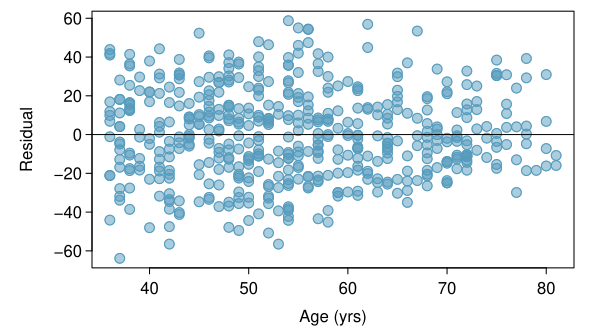

Recreate this plot in R.
library(openintro)
library(oibiostat)
data(COL)
data("prevend.samp")

obs = residuals(lm(RFFT ~ Statin + Age, data=prevend.samp))

myPDF("prevendStatinAgeResidPlot.pdf",
      6.0,
      3.3,
      mar = c(3, 4.5, 0.5, 1.2) + 0.1,
      mgp = c(2.8, 0.5, 0))
plot(prevend.samp$Age,
     obs,
     pch = 19,
     cex = 1.3,
     col = COL[1, 3],
     xlab = "",
     ylab = "Residual")
points(prevend.samp$Age,
       obs,
       cex = 1.3,
       col = COL[1])
mtext("Age (yrs)", 1, 1.9)

abline(lm(obs ~ prevend.samp$Age))

dev.off()
